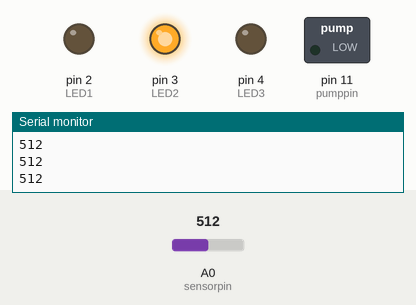
Simulated run of this sketch. Board: Arduino Uno, built with avr-gcc and run on an emulated ATmega328P. Shown: switched loads named in the sketch (green lamp = pin HIGH), output pins drawn as LEDs (lit = HIGH), the last lines printed to the serial monitor. Inputs (shaded band) come from the test bench; at power-on: A0 (sensorpin) = 512. WiFi joins after 1.5 s; servers stay silent unless stated; pins used as bus, display or sensor lines are not drawn.

Above: at 1.2 s.
1.3 s: A0 (sensorpin) set to 489
At 2.0 s:
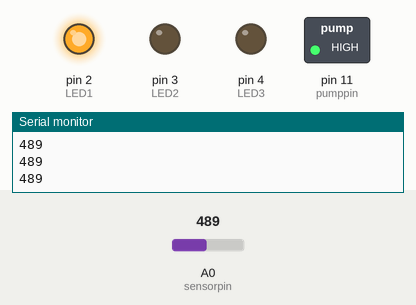
2.8 s: A0 (sensorpin) set to 900
At 3.1 s:
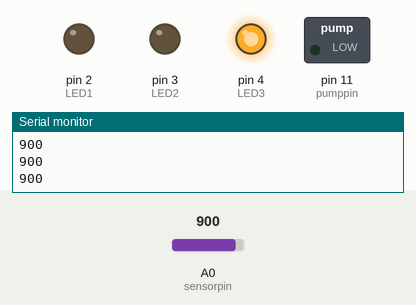
4.3 s: A0 (sensorpin) set to 810
5.8 s: A0 (sensorpin) set to 790
At 6.7 s:
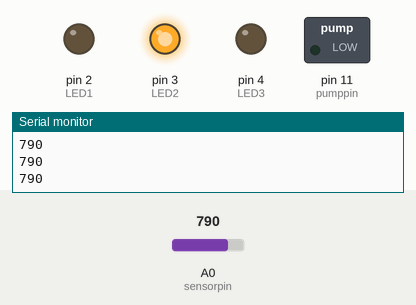
7.3 s: A0 (sensorpin) set to 1023
At 7.8 s:
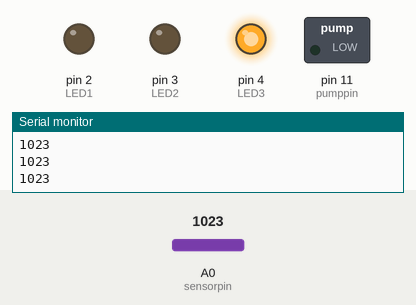
Timing chart, 0 to 9.8 s (numbered marks = the images above; inputs shaded):
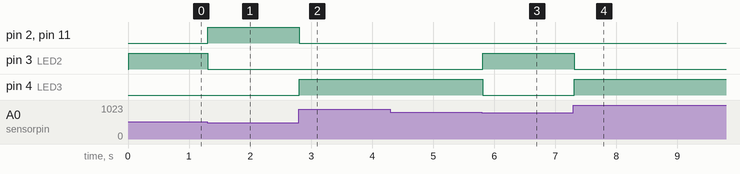

Measured:
- the behaviour switches between 500 and 499 on A0 (sensorpin) (found by bisection; images 0 and 1)
- the behaviour switches between 801 and 800 on A0 (sensorpin) (found by bisection; images 2 and 3)
- after the input at 1.3 s, pin 2 (LED1), pin 11 (pumppin): LOW → HIGH at once; pin 3 (LED2): HIGH → LOW at once
- after the input at 2.8 s, pin 2 (LED1), pin 11 (pumppin): HIGH → LOW at once; pin 4 (LED3): LOW → HIGH at once
- after the input at 5.8 s, pin 3 (LED2): LOW → HIGH at once; pin 4 (LED3): HIGH → LOW at once
- after the input at 7.3 s, pin 3 (LED2): HIGH → LOW at once; pin 4 (LED3): LOW → HIGH at once

The sketch:

webserver.ino
```cpp
#include <SPI.h>
#include <Ethernet.h>

byte mac[] = {0xA8, 0x61, 0x0A, 0xAE, 0x88, 0x47};
//IPAddress ip(192,168,178,35);
IPAddress ip(192, 168, 1, 12);

EthernetServer server(80);  // port 80 is default for HTTP

int sensorpin = A0;
int sensorpower = 8;
int LED1 = 2;
int LED2 = 3;
int LED3 = 4;
int pumppin = 11;

// variable for sensor reading
int sensor;

// delay time between sensor readings (milliseconds)
const int delayTime = 1;

// "wet" and "dry" thresholds - these require calibration
int wetness = 0;
int wet = 800;
int dry = 500;

void setup()
{

  Serial.begin(9600);

  // Start the Ethernet connection and the server:
  Ethernet.begin(mac, ip);
  server.begin();

  Serial.print("Server is at ");
  Serial.println(Ethernet.localIP());

  pinMode(LED1,OUTPUT);
  pinMode(LED2,OUTPUT);
  pinMode(LED3,OUTPUT);
  pinMode(sensorpower,OUTPUT);
  pinMode(pumppin,OUTPUT);

}

void loop()
{
    digitalWrite(sensorpower,HIGH);
  delay(10);
  // take reading from sensor
  sensor = analogRead(sensorpin);
    wetness = sensor / 8;
  if(wetness>100)
  {
    wetness = 100;
  }

  // turn sensor off to help prevent corrosion
  digitalWrite(sensorpower,LOW);

  // print sensor reading
  Serial.println(sensor);
  //Serial.print("Server is at ");
  //Serial.println(Ethernet.localIP());


  // If sensor reading is greater than "wet" threshold,
  // turn on the blue LED. If it is less than the "dry"
  // threshold, turn on the red LED and the pump.
  // If it is in between the two values, turn on
  // the yellow LED.
  if(sensor>wet){
    digitalWrite(LED1,LOW);
    digitalWrite(LED2,LOW);
    digitalWrite(LED3,HIGH);
    digitalWrite(pumppin,LOW);
  }
  else if(sensor<dry){
    digitalWrite(LED1,HIGH);
    digitalWrite(LED2,LOW);
    digitalWrite(LED3,LOW);
    digitalWrite(pumppin,HIGH);
  }
  else{
    digitalWrite(LED1,LOW);
    digitalWrite(LED2,HIGH);
    digitalWrite(LED3,LOW);
    digitalWrite(pumppin,LOW);
  }

  // wait before taking next reading
  delay(delayTime);

  // Listen for incoming clients
  EthernetClient client = server.available();
  if (client)
  {
    Serial.println("new client");
    // An http request ends with a blank line
    boolean currentLineIsBlank = true;
    while (client.connected())
    {
      if (client.available())
      {
        char c = client.read();
        Serial.write(c);
        // If you've gotten to the end of the  line (received a newline character) and the
        // line is blank, the http request has ended, so you can send a reply:
        if (c == '\n' && currentLineIsBlank)
        {
          // Send a standard http response header:
          client.println("HTTP/1.1 200 OK");
          client.println("Content-Type: text/html");
          client.println("Connection: close");
          client.println();
          client.println("<!DOCTYPE HTML>");
          client.println("<html>");

          client.println("<body>");
          client.println("<h1>MEETING NATHEID</h1>");
          client.print(wetness);
          client.println("%");

          client.println("</body>");

          // Add a meta refresh tag, so the browser pulls again every 5 seconds:
//          client.println("<meta http-equiv=\"refresh\" content=\"5\">");

          // Output the value of each analog input pin:
//          for (int analogChannel = 0; analogChannel < 6; analogChannel++)
//          {
//            int sensorReading = analogRead(analogChannel);
//            client.print("analog input ");
//            client.print(analogChannel);
//            client.print(" is ");
//            client.print(sensorReading);
//            client.println("<br />");
//          }

          client.println("</html>");
          break;
        }

        if (c == '\n')
        {
          currentLineIsBlank = true;  // you're starting a new line
        }
        else if (c != '\r')
        {
          currentLineIsBlank = false; // you've gotten a character on the current line
        }
      }
      else
      {
//        Serial.println("Client unavailable");
          delay(1);
      }
    }

    delay(1); // Give the web browser time to receive the data

    // close the connection:
    client.stop();
    Serial.println("client disonnected");
  }
}


//// Add a meta refresh tag, so the browser pulls again every 5 seconds:
//client.println("<meta http-equiv=\"refresh\" content=\"5\">");
//
//// Output the value of each analog input pin:
//for (int analogChannel = 0; analogChannel < 6; analogChannel++)
//{
//  int sensorReading = analogRead(analogChannel);
//  client.print("analog input ");
//  client.print(analogChannel);
//  client.print(" is ");
//  client.print(sensorReading);
//  client.println("<br />");
//}
```
